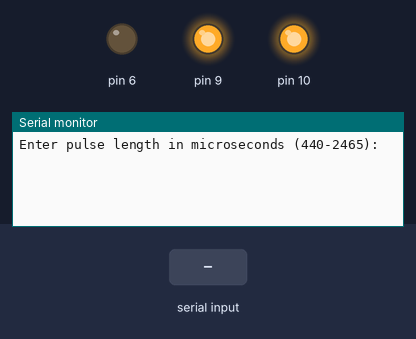
Simulated run of this sketch. Board: Arduino Uno, built with avr-gcc and run on an emulated ATmega328P. On the bench: output pins drawn as LEDs (lit = HIGH), the last lines printed to the serial monitor. The test bench sets the inputs (shaded band).

Above: at 1.7 s.
1.8 s: "90,45\n" received over Serial
At 2.6 s:
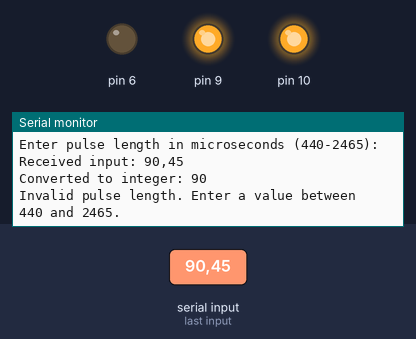
3.3 s: "5\n" received over Serial
At 3.7 s:
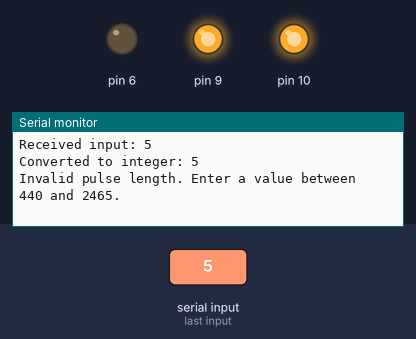

The sketch:

3_PCA_RDS51150.ino
```cpp
// RANGE : 440 - 2465
// Center : 1550


#include <Wire.h>
#include <Adafruit_PWMServoDriver.h>

Adafruit_PWMServoDriver pwm = Adafruit_PWMServoDriver();

// 서보 모터의 최소 및 최대 펄스 길이를 정의합니다.
#define SERVOMIN  90   // 440 µsec
#define SERVOMAX  1385 // 2465 µsec

#define USMIN  440  // 최소 펄스 길이 (440 µsec)
#define USMAX  2465 // 최대 펄스 길이 (2465 µsec)

#define SERVO_FREQ 50 // 서보 주파수 설정 (50 Hz)

uint8_t servonum = 1;

void setup() {
  Serial.begin(115200);
  pinMode(6,OUTPUT);
  digitalWrite(6,LOW);
  pinMode(9,OUTPUT);
  pinMode(10,OUTPUT);

  digitalWrite(9,HIGH);
  digitalWrite(10,HIGH);


  delay(500);
  pwm.begin();
  pwm.setOscillatorFrequency(27000000);
  pwm.setPWMFreq(SERVO_FREQ);

  delay(10);

  Serial.println("Enter pulse length in microseconds (440-2465):");
}

void setServoPulse(uint8_t n, int pulse) {
  double pulselength = 1000000.0 / SERVO_FREQ / 4096.0; // 1,000,000 us per second / frequency / 12 bits resolution
  int pulseval = pulse / pulselength;
  Serial.print("Pulse value: ");
  Serial.println(pulseval);
  pwm.setPWM(6, 0, pulseval);
  pwm.setPWM(7, 0, pulseval);
}

void loop() {
  if (Serial.available()) {
    String input = Serial.readStringUntil('\n'); // 시리얼 모니터에서 문자열 입력 받기
    input.trim(); // 입력된 문자열의 공백 제거
    int pulselen = input.toInt(); // 문자열을 정수로 변환

    Serial.print("Received input: ");
    Serial.println(input);
    Serial.print("Converted to integer: ");
    Serial.println(pulselen);

    if (pulselen >= USMIN && pulselen <= USMAX) {
      setServoPulse(servonum, pulselen);
      Serial.print("Pulse length set to: ");
      Serial.print(pulselen);
      Serial.println(" us");
    } else {
      Serial.println("Invalid pulse length. Enter a value between 440 and 2465.");
    }
  }
}
```

Measured:
- after the input at 1.8 s, the serial monitor: prints a new line at once (image 1)
- after the input at 3.3 s, the serial monitor: prints a new line at once (image 2)
